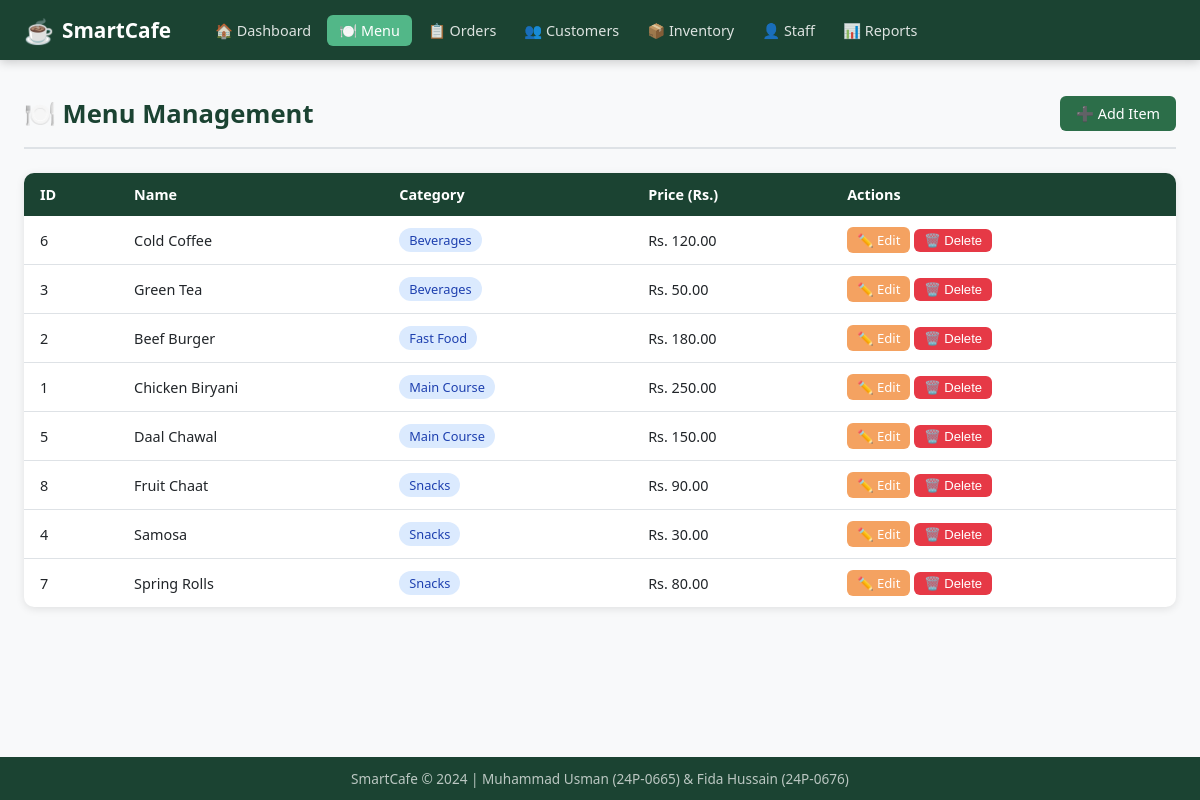
The page /menu on the database its author committed.
### tables this page shows
CREATE TABLE Menu_Item (
    item_id INTEGER PRIMARY KEY AUTOINCREMENT,
    name TEXT NOT NULL,
    price REAL NOT NULL,
    category TEXT
);

### app.py (the view)
@app.route('/menu')
def menu():
    conn = get_db()
    items = conn.execute("SELECT * FROM Menu_Item ORDER BY category, name").fetchall()
    conn.close()
    return render_template('menu.html', items=items)

### app.py (called while the page is built)
def get_db():
    conn = sqlite3.connect(DATABASE)
    conn.row_factory = sqlite3.Row  # So rows behave like dictionaries
    conn.execute("PRAGMA foreign_keys = ON")  # Enable foreign key support
    return conn

### templates/menu.html (shortened to what this page needs)
{% extends "base.html" %}
{% block content %}
<div class="page-header">
    <h1>🍽️ Menu Management</h1>
    <a href="{{ url_for('add_menu_item') }}" class="btn btn-primary">➕ Add Item</a>
</div>
<table class="table">
    <thead>
        <tr>
            <th>ID</th>
            <th>Name</th>
            <th>Category</th>
            <th>Price (Rs.)</th>
            <th>Actions</th>
        </tr>
    </thead>
    <tbody>
        {% for item in items %}
        <tr>
            <td>{{ item.item_id }}</td>
            <td>{{ item.name }}</td>
            <td><span class="badge badge-blue">{{ item.category }}</span></td>
            <td>Rs. {{ "%.2f"|format(item.price) }}</td>
            <td>
                <a href="{{ url_for('edit_menu_item', item_id=item.item_id) }}" class="btn btn-sm btn-warning">✏️ Edit</a>
                <form method="POST" action="{{ url_for('delete_menu_item', item_id=item.item_id) }}" style="display:inline" onsubmit="return confirm('Delete this item?')">
                    <button type="submit" class="btn btn-sm btn-danger">🗑️ Delete</button>
                </form>
            </td>
        </tr>
        {% endfor %}
    </tbody>
</table>
{% endblock %}

### templates/base.html (shortened to what this page needs)
<!DOCTYPE html>
<html lang="en">
<head>
    <link rel="stylesheet" href="{{ url_for('static', filename='css/style.css') }}">
</head>
<body>
<nav class="navbar">
    <div class="nav-brand">
        <span class="brand-icon">☕</span>
        <span class="brand-name">SmartCafe</span>
    </div>
    <ul class="nav-links">
        <li><a href="{{ url_for('index') }}" class="{% if request.endpoint == 'index' %}active{% endif %}">🏠 Dashboard</a></li>
        <li><a href="{{ url_for('menu') }}" class="{% if 'menu' in request.endpoint %}active{% endif %}">🍽️ Menu</a></li>
        <li><a href="{{ url_for('orders') }}" class="{% if 'order' in request.endpoint %}active{% endif %}">📋 Orders</a></li>
        <li><a href="{{ url_for('customers') }}" class="{% if 'customer' in request.endpoint %}active{% endif %}">👥 Customers</a></li>
        <li><a href="{{ url_for('inventory') }}" class="{% if 'inventory' in request.endpoint %}active{% endif %}">📦 Inventory</a></li>
        <li><a href="{{ url_for('staff') }}" class="{% if 'staff' in request.endpoint %}active{% endif %}">👤 Staff</a></li>
        <li><a href="{{ url_for('reports') }}" class="{% if 'report' in request.endpoint %}active{% endif %}">📊 Reports</a></li>
    </ul>
</nav>
<main class="main-content">
    {% block content %}{% endblock %}
</main>
<footer class="footer">
    <p>SmartCafe &copy; 2024 | Muhammad Usman (24P-0665) & Fida Hussain (24P-0676)</p>
</footer>
</body>
</html>

### static/css/style.css (style rules this page uses)
* { margin: 0; padding: 0; box-sizing: border-box; }
:root { --primary: #2c6e49; --primary-dark: #1b4332; --secondary: #52b788; --accent: #f4a261; --danger: #e63946; --warning: #f4a261; --info: #457b9d; --bg: #f8f9fa; --card: #ffffff; --text: #212529; --text-muted: #6c757d; --border: #dee2e6; --shadow: 0 2px 8px rgba(0,0,0,0.1); }
body { font-family: 'Segoe UI', Tahoma, Geneva, Verdana, sans-serif; background: var(--bg); color: var(--text); min-height: 100vh; display: flex; flex-direction: column; }
.navbar { background: var(--primary-dark); padding: 0 24px; display: flex; align-items: center; gap: 32px; height: 60px; box-shadow: 0 2px 10px rgba(0,0,0,0.2); position: sticky; top: 0; z-index: 100; }
.nav-brand { display: flex; align-items: center; gap: 8px; color: white; font-size: 1.3rem; font-weight: 700; white-space: nowrap; }
.brand-icon { font-size: 1.5rem; }
.nav-links { display: flex; list-style: none; gap: 4px; flex-wrap: wrap; }
.nav-links a { color: rgba(255,255,255,0.85); text-decoration: none; padding: 6px 12px; border-radius: 6px; font-size: 0.9rem; transition: all 0.2s; }
.nav-links a:hover, .nav-links a.active { background: var(--secondary); color: white; }
.main-content { flex: 1; padding: 24px; max-width: 1200px; width: 100%; margin: 0 auto; }
.page-header { display: flex; justify-content: space-between; align-items: center; margin-bottom: 24px; padding-bottom: 16px; border-bottom: 2px solid var(--border); }
.page-header h1 { font-size: 1.6rem; color: var(--primary-dark); }
.btn { display: inline-block; padding: 8px 16px; border-radius: 6px; border: none; cursor: pointer; text-decoration: none; font-size: 0.9rem; font-weight: 500; transition: all 0.2s; }
.btn-primary { background: var(--primary); color: white; }
.btn-warning { background: var(--accent); color: white; }
.btn-danger { background: var(--danger); color: white; }
.btn-sm { padding: 4px 10px; font-size: 0.82rem; }
.table { width: 100%; border-collapse: collapse; background: var(--card); border-radius: 10px; overflow: hidden; box-shadow: var(--shadow); }
.table th { background: var(--primary-dark); color: white; padding: 12px 16px; text-align: left; font-size: 0.9rem; }
.table td { padding: 11px 16px; border-bottom: 1px solid var(--border); font-size: 0.9rem; }
.table tr:last-child td { border-bottom: none; }
.badge { display: inline-block; padding: 3px 10px; border-radius: 20px; font-size: 0.8rem; font-weight: 500; }
.badge-blue { background: #dbeafe; color: #1e40af; }
.footer { background: var(--primary-dark); color: rgba(255,255,255,0.7); text-align: center; padding: 12px; font-size: 0.85rem; margin-top: auto; }

### rows shown on the page
Menu_Item: item_id "6", name "Cold Coffee", category "Beverages", price "120.00"
Menu_Item: item_id "3", name "Green Tea", category "Beverages", price "50.00"
Menu_Item: item_id "2", name "Beef Burger", category "Fast Food", price "180.00"
Menu_Item: item_id "1", name "Chicken Biryani", category "Main Course", price "250.00"
Menu_Item: item_id "5", name "Daal Chawal", category "Main Course", price "150.00"
Menu_Item: item_id "8", name "Fruit Chaat", category "Snacks", price "90.00"
Menu_Item: item_id "4", name "Samosa", category "Snacks", price "30.00"
Menu_Item: item_id "7", name "Spring Rolls", category "Snacks", price "80.00"
